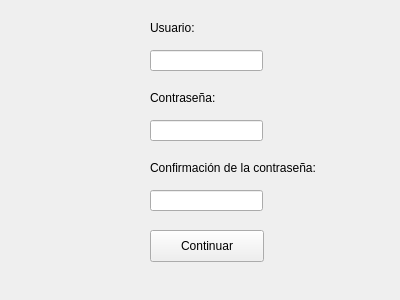
<?xml version="1.0" encoding="UTF-8"?>
<ui version="4.0">
 <class>Form</class>
 <widget class="QWidget" name="Form">
  <property name="geometry">
   <rect>
    <x>0</x>
    <y>0</y>
    <width>400</width>
    <height>300</height>
   </rect>
  </property>
  <property name="windowTitle">
   <string>Registro</string>
  </property>
  <widget class="QLineEdit" name="lineEdit">
   <property name="geometry">
    <rect>
     <x>150</x>
     <y>50</y>
     <width>113</width>
     <height>21</height>
    </rect>
   </property>
  </widget>
  <widget class="QLineEdit" name="lineEdit_2">
   <property name="geometry">
    <rect>
     <x>150</x>
     <y>120</y>
     <width>113</width>
     <height>21</height>
    </rect>
   </property>
  </widget>
  <widget class="QLabel" name="label">
   <property name="geometry">
    <rect>
     <x>150</x>
     <y>20</y>
     <width>62</width>
     <height>16</height>
    </rect>
   </property>
   <property name="text">
    <string>Usuario:</string>
   </property>
  </widget>
  <widget class="QPushButton" name="pushButton">
   <property name="geometry">
    <rect>
     <x>150</x>
     <y>230</y>
     <width>114</width>
     <height>32</height>
    </rect>
   </property>
   <property name="text">
    <string>Continuar</string>
   </property>
  </widget>
  <widget class="QLabel" name="label_2">
   <property name="geometry">
    <rect>
     <x>150</x>
     <y>90</y>
     <width>91</width>
     <height>16</height>
    </rect>
   </property>
   <property name="text">
    <string>Contraseña:</string>
   </property>
  </widget>
  <widget class="QLabel" name="label_3">
   <property name="geometry">
    <rect>
     <x>150</x>
     <y>160</y>
     <width>201</width>
     <height>16</height>
    </rect>
   </property>
   <property name="text">
    <string>Confirmación de la contraseña:</string>
   </property>
  </widget>
  <widget class="QLineEdit" name="lineEdit_3">
   <property name="geometry">
    <rect>
     <x>150</x>
     <y>190</y>
     <width>113</width>
     <height>21</height>
    </rect>
   </property>
  </widget>
  <widget class="QLabel" name="label_4">
   <property name="geometry">
    <rect>
     <x>50</x>
     <y>270</y>
     <width>341</width>
     <height>20</height>
    </rect>
   </property>
   <property name="text">
    <string/>
   </property>
   <property name="alignment">
    <set>Qt::AlignCenter</set>
   </property>
  </widget>
 </widget>
 <resources/>
 <connections/>
</ui>
